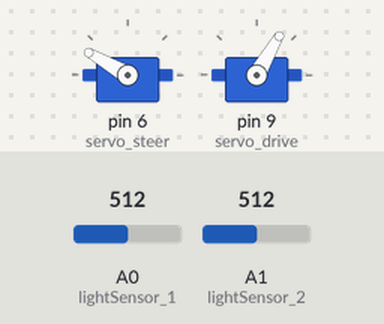
The sketch below on a simulated Arduino Uno, built with avr-gcc and run on an emulated ATmega328P. Shown: 2 × servo. Inputs (shaded band) come from the test bench; at power-on: A0 (lightSensor_1) = 512, A1 (lightSensor_2) = 512. What the sketch prints to the serial monitor is not drawn.

Above: at 0.05 s.
At 3.1 s:
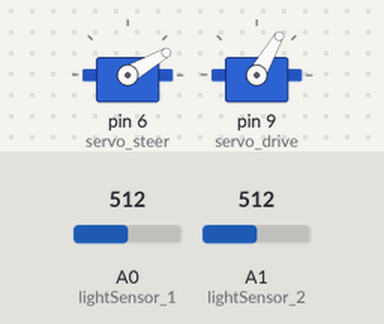
At 6.15 s:
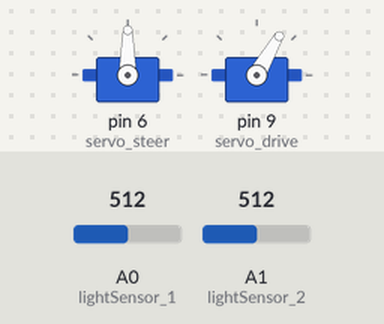
Timing chart, 0 to 8.0 s (numbered marks = the images above):
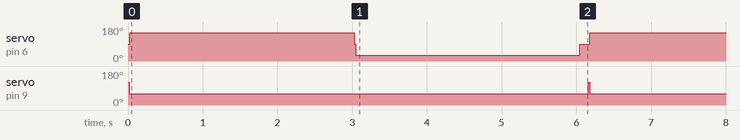

Measured:
- by itself, servo on pin 6 (servo_steer): repeats every 6.2 s: 90° 0.02 s, 30° 3.0 s, 90° 0.14 s, 150° 3.0 s
- by itself, servo on pin 9 (servo_drive): alternates 120° for 0.03 s and 60° for 6.1 s

The sketch:

wiggler.ino
```cpp
/*
  CTC GO! MOTION
  PROJECT - Wiggler

  This sketch is written to accompany Stage 5 of the Wiggler project
*/

#include <Servo.h>

Servo servo_drive;
Servo servo_steer;

int lightSensor_1 = A0;
int lightSensor_2 = A1;

int lightValue_1 = 0;
int lightValue_2 = 0;

int left = 30;
int right = 150;

void setup()
{
  servo_steer.attach(6);
  servo_drive.attach(9);
  Serial.begin(9600);
}

void loop()
{
  lightValue_1 = analogRead(lightSensor_1);
  lightValue_2 = analogRead(lightSensor_2);

  Serial.print("First Light Value: ");
  Serial.println(lightValue_1);
  Serial.print("Second Light Value: ");
  Serial.println(lightValue_2);

  servo_drive.write(120);
  servo_steer.write(90);
  delay(15);

  if(lightValue_1 >= 450) {
  /*servo_drive.write(60);
    servo_steer.write(30);
    delay(3000); */
    turnDirection(right);
  }

  if(lightValue_2 >= 450) {
  /*servo_drive.write(60);
    servo_steer.write(150);
    delay(3000); */
    turnDirection(left);
  }

  if(lightValue_1 <= 50 && lightValue_2 <= 50) {
  shutDown();
  }

  delay(100);
}

void turnDirection(int direction) {
  servo_drive.write(60);
  delay(10);
  servo_steer.write(direction);
  delay(3000);
  servo_steer.write(90);
  delay(10);
}

void shutDown() {
  servo_drive.write(90);
  servo_steer.write(90);
  delay(5000);
}
```
